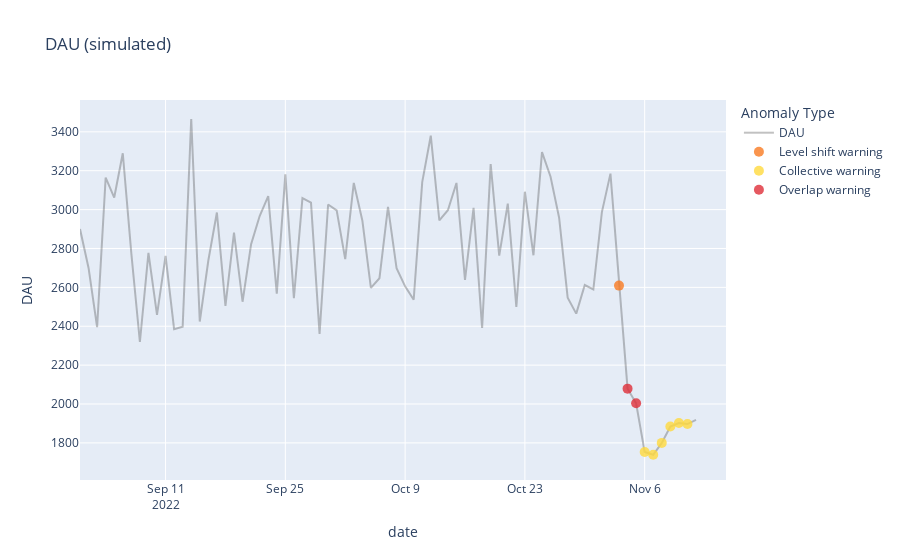

The notebook cell saved with this chart:
### Code cell
configs=[
    {
        'anomaly_column':'levelshift_ad',
        'legend_name':'Level shift warning',
        'conditions':{
            'levelshift_ad':True,
            'isolation_ad':False,
        },
        'style':{
            'color': 'rgba(249,123,34,0.8)',
            'marker_size': 10
        }
    },
    {
        'anomaly_column':'isolation_ad',
        'legend_name':'Collective warning',
        'conditions':{
            'levelshift_ad':False,
            'isolation_ad':True,
        },
        'style':{
            'color': 'rgba(255,217,61,0.8)',
            'marker_size': 10
        }
    },
    {
        'legend_name':'Overlap warning',
        'conditions':{
            'levelshift_ad':True,
            'isolation_ad':True,
        },
        'style':{
            'color': 'rgba(223,46,56,0.8)',
            'marker_size': 10
        }
    },
]

plot(df_anomalies,y_column,configs)

### Figure 1 — Plotly figure (JSON) as saved in the notebook; plotly's stock layout.template omitted (floating-point values rounded to 4 significant figures)
{"data": [{"marker": {"color": "rgba(50,50,50,0.3)"}, "name": "DAU", "type": "scatter", "x": ["2022-09-01T00:00:00", "2022-09-02T00:00:00", "2022-09-03T00:00:00", "2022-09-04T00:00:00", "2022-09-05T00:00:00", "2022-09-06T00:00:00", "2022-09-07T00:00:00", "2022-09-08T00:00:00", "2022-09-09T00:00:00", "2022-09-10T00:00:00", "2022-09-11T00:00:00", "2022-09-12T00:00:00", "2022-09-13T00:00:00", "2022-09-14T00:00:00", "2022-09-15T00:00:00", "2022-09-16T00:00:00", "2022-09-17T00:00:00", "2022-09-18T00:00:00", "2022-09-19T00:00:00", "2022-09-20T00:00:00", "2022-09-21T00:00:00", "2022-09-22T00:00:00", "2022-09-23T00:00:00", "2022-09-24T00:00:00", "2022-09-25T00:00:00", "2022-09-26T00:00:00", "2022-09-27T00:00:00", "2022-09-28T00:00:00", "2022-09-29T00:00:00", "2022-09-30T00:00:00", "2022-10-01T00:00:00", "2022-10-02T00:00:00", "2022-10-03T00:00:00", "2022-10-04T00:00:00", "2022-10-05T00:00:00", "2022-10-06T00:00:00", "2022-10-07T00:00:00", "2022-10-08T00:00:00", "2022-10-09T00:00:00", "2022-10-10T00:00:00", "2022-10-11T00:00:00", "2022-10-12T00:00:00", "2022-10-13T00:00:00", "2022-10-14T00:00:00", "2022-10-15T00:00:00", "2022-10-16T00:00:00", "2022-10-17T00:00:00", "2022-10-18T00:00:00", "2022-10-19T00:00:00", "2022-10-20T00:00:00", "2022-10-21T00:00:00", "2022-10-22T00:00:00", "2022-10-23T00:00:00", "2022-10-24T00:00:00", "2022-10-25T00:00:00", "2022-10-26T00:00:00", "2022-10-27T00:00:00", "2022-10-28T00:00:00", "2022-10-29T00:00:00", "2022-10-30T00:00:00", "2022-10-31T00:00:00", "2022-11-01T00:00:00", "2022-11-02T00:00:00", "2022-11-03T00:00:00", "2022-11-04T00:00:00", "2022-11-05T00:00:00", "2022-11-06T00:00:00", "2022-11-07T00:00:00", "2022-11-08T00:00:00", "2022-11-09T00:00:00", "2022-11-10T00:00:00", "2022-11-11T00:00:00", "2022-11-12T00:00:00"], "y": [2900, 2700, 2395, 3165, 3062, 3290, 2775, 2319, 2777, 2458, 2762, 2385, 2397, 3466, 2424, 2738, 2985, 2505, 2882, 2526, 2822, 2967, 3069, 2568, 3181, 2544, 3059, 3036, 2361, 3026, 2996, 2745, 3137, 2944, 2597, 2647, 3014, 2699, 2605, 2536, 3141, 3380, 2944, 2997, 3137, 2638, 3009, 2391, 3234, 2763, 3031, 2499, 3092, 2765, 3296, 3169, 2958, 2547, 2465, 2612, 2589, 2987, 3185, 2609, 2079, 2004, 1753, 1739, 1800, 1884, 1902, 1897, 1918]}, {"marker": {"color": "rgba(249,123,34,0.8)", "size": 10}, "mode": "markers", "name": "Level shift warning", "type": "scatter", "x": ["2022-11-03T00:00:00"], "y": [2609]}, {"marker": {"color": "rgba(255,217,61,0.8)", "size": 10}, "mode": "markers", "name": "Collective warning", "type": "scatter", "x": ["2022-11-06T00:00:00", "2022-11-07T00:00:00", "2022-11-08T00:00:00", "2022-11-09T00:00:00", "2022-11-10T00:00:00", "2022-11-11T00:00:00"], "y": [1753, 1739, 1800, 1884, 1902, 1897]}, {"marker": {"color": "rgba(223,46,56,0.8)", "size": 10}, "mode": "markers", "name": "Overlap warning", "type": "scatter", "x": ["2022-11-04T00:00:00", "2022-11-05T00:00:00"], "y": [2079, 2004]}], "layout": {"legend": {"title": {"text": "Anomaly Type"}}, "title": {"text": "DAU (simulated)"}, "xaxis": {"title": {"text": "date"}}, "yaxis": {"title": {"text": "DAU"}}}}
